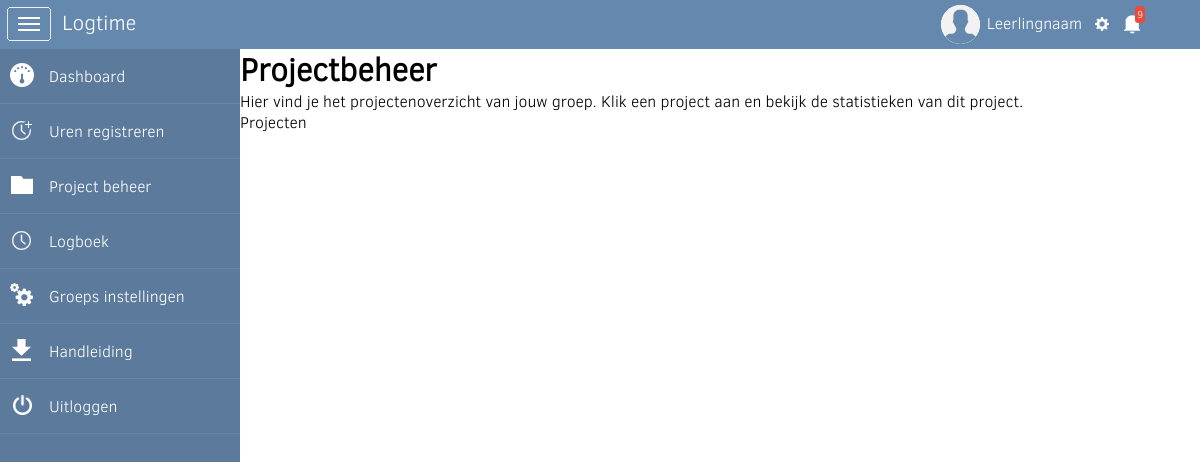
The app's page /project-beheer with its own data.
### tables this page shows
CREATE TABLE IF NOT EXISTS `onderdelen` (
  `onderdeel_id` int(11) NOT NULL AUTO_INCREMENT,
  `onderdeel` varchar(255) NOT NULL,
  `onderdeel_url` varchar(255) DEFAULT NULL,
  `created_at` timestamp NOT NULL DEFAULT CURRENT_TIMESTAMP,
  `updated_at` timestamp NOT NULL DEFAULT CURRENT_TIMESTAMP ON UPDATE CURRENT_TIMESTAMP,
  `menubar` int(11) DEFAULT '1',
  `icon` varchar(255) NOT NULL,
  `actief` int(11) DEFAULT '1',
  PRIMARY KEY (`onderdeel_id`)
);

CREATE TABLE IF NOT EXISTS `paginas` (
  `pagina_id` int(10) unsigned NOT NULL AUTO_INCREMENT,
  `onderdeel_id` int(11) NOT NULL,
  `naam` varchar(255) NOT NULL,
  `titel` varchar(255) NOT NULL,
  `body` varchar(255) NOT NULL,
  `kop` varchar(255) NOT NULL,
  `tekst` longtext NOT NULL,
  `element` varchar(255) NOT NULL,
  `created_at` timestamp NOT NULL DEFAULT CURRENT_TIMESTAMP,
  `updated_at` timestamp NOT NULL DEFAULT CURRENT_TIMESTAMP ON UPDATE CURRENT_TIMESTAMP,
  `actief` int(11) NOT NULL DEFAULT '1',
  PRIMARY KEY (`pagina_id`)
);

### include/config.php (called while the page is built, shortened)
<?php
	$website = 'http://'.$_SERVER['HTTP_HOST'].'/logtime';
?>

### include/content.php (called while the page is built, shortened)
<?php
if($url1 == 'dashboard') {
	$pagina = 'dashboard.php';
	$body = 'dashboard';
	$onderdeel_id = '1';
}
else{
    $query  = "SELECT * FROM onderdelen WHERE actief = '1' AND onderdeel_url = '".$url1."' LIMIT 1";
    $result = mysqli_query($dbc, $query);
    $row    = mysqli_fetch_array($result);
    $count  = mysqli_num_rows($result);
    if($count >= 1) {
        $onderdeel_id = $row['onderdeel_id'];
        $query  = "SELECT * FROM paginas WHERE onderdeel_id = '".$onderdeel_id."' AND actief = '1' LIMIT 1";
        $result = mysqli_query($dbc, $query);
        $count  = mysqli_num_rows($result);
        $rec    = mysqli_fetch_array($result);
        if($count >= 1) {
            $kop                = $rec['kop'];
            $tekst              = $rec['tekst'];
        }
        else {
           $pagina = 'handling/404.php';
        }
    }
    else {
           $pagina = 'handling/404.php';
    }
}
?>

### include/elements/navigatie.php (the view, shortened to what this page needs)
<nav class="cbp-spmenu cbp-spmenu-vertical cbp-spmenu-left menu-mob-width cbp-spmenu-open" id="cbp-spmenu-s1">
    <a href="<?php echo $website; ?>"><span><img src="_img/icons/dashboard.png" alt="Dashboard"></span>Dashboard</a>
    <div id="urend"><a href="#"><span><img src="_img/icons/urenreg.png" alt="uren"></span>Uren registreren</a></div>
    <?php
    $query = "SELECT * FROM onderdelen WHERE actief = '1' AND menubar = '1' ORDER BY onderdeel_id ASC";
	$result = mysqli_query($dbc, $query);
    while($row = mysqli_fetch_array($result)) {
	$onderdeel    = $row['onderdeel'];
	$url          = $row['onderdeel_url'];
	$icon     	  = $row['icon'];
	if($icon != ''){
		$image = '<img src="_img/icons/'.$icon.'" alt="'.$onderdeel.'">';
	}
    if($url1 == $url) { $class = 'active'; }
	else { $class = ''; }
	    echo '<a href="'.$url.'" class="'.$class.'"><span>'.$image.'</span>'.$onderdeel.'</a>';
	}
    ?>
    <a href="#"><span><img src="_img/icons/handleiding.png" alt="Handleiding"></span>Handleiding</a>
    <a href="#"><span><img src="_img/icons/uitloggen.png" alt="Uitloggen"></span>Uitloggen</a>
</nav>

### include/pages/project-beheer.php (shortened to what this page needs)
<div class="content">
<?php
	if($kop != '') { echo '<h1>'.$kop.'</h1>'; }
    if($tekst != '') { echo $tekst; }
    ?>
<p>Projecten</p>
</div>

### _css/style.css (style rules this page uses)
body { margin: 0px; padding: 0px; font-family: 'clear_sans_lightregular'; -webkit-appearance: none; }
h1, h2, h3, p { margin:0px; padding: 0px; }
a { text-decoration: none; }
nav span img { position: relative; top: 5px; margin-right: 15px; }

### _css/component.css (style rules this page uses)
.cbp-spmenu { background: #5b7a9c; position: fixed; }
.cbp-spmenu a { display: block; color: #fff; font-size: 16px; font-weight: 300; }
.cbp-spmenu-vertical { width: 240px; height: 100%; top: 20; z-index: 1000; padding-bottom: 50px; }
.cbp-spmenu-vertical a { border-bottom: 1px solid #6588ae; padding: 9px 0px 16px 10px; }
.cbp-spmenu-left { left: -240px; }
.cbp-spmenu-left.cbp-spmenu-open { left: 0px; }
.cbp-spmenu, .cbp-spmenu-push { -webkit-transition: all 0.3s ease; -moz-transition: all 0.3s ease; transition: all 0.3s ease; }

### _css/default.css (style rules this page uses)
*, *:after, *:before { -webkit-box-sizing: border-box; -moz-box-sizing: border-box; box-sizing: border-box; }

### records on screen
onderdelen: icon (picture), onderdeel "Project beheer"
onderdelen: icon (picture), onderdeel "Logboek"
onderdelen: icon (picture), onderdeel "Groeps instellingen"
paginas: kop "Projectbeheer", tekst "Hier vind je het projectenoverzicht van jouw groep. Klik een project aan en bekijk de statistieken van dit project."
